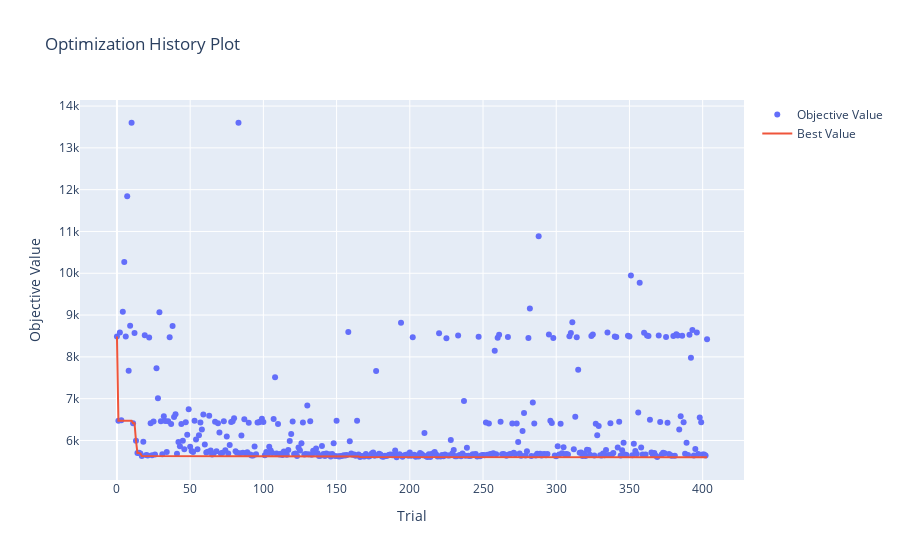

Notebook code for this chart:
### Code cell
plot_optimization_history(study)

### Figure 1 — Plotly figure (JSON) as saved in the notebook; plotly's stock layout.template omitted (floating-point values rounded to 4 significant figures; data arrays with more than 128 entries replaced by an {"elided": "..."} marker saying what was removed)
{"data": [{"mode": "markers", "name": "Objective Value", "type": "scatter", "x": {"elided": "404 int values"}, "y": {"elided": "404 float values"}}, {"mode": "lines", "name": "Best Value", "type": "scatter", "x": {"elided": "404 int values"}, "y": {"elided": "404 float values"}}, {"marker": {"color": "#cccccc"}, "mode": "markers", "name": "Infeasible Trial", "showlegend": false, "type": "scatter", "x": [], "y": []}], "layout": {"title": {"text": "Optimization History Plot"}, "xaxis": {"title": {"text": "Trial"}}, "yaxis": {"title": {"text": "Objective Value"}}}}
